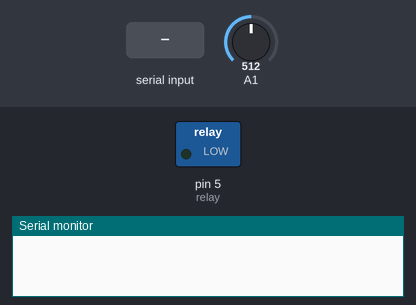
This sketch was run on a simulated Arduino Uno, built with avr-gcc and run on an emulated ATmega328P. Parts: switched loads named in the sketch (green lamp = pin HIGH), the last lines printed to the serial monitor. The inputs (shaded band) are chosen by the test bench; at power-on: A1 = 512.

Above: at 1.2 s.
1.3 s: "RelayON" received over the second serial link
At 3.5 s:
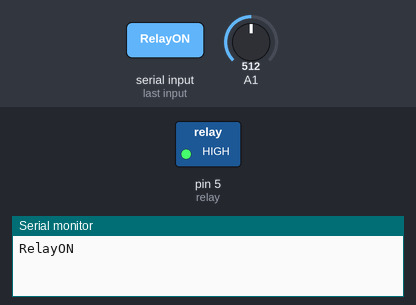
3.8 s: "RelayOFF" received over the second serial link
At 5.5 s:
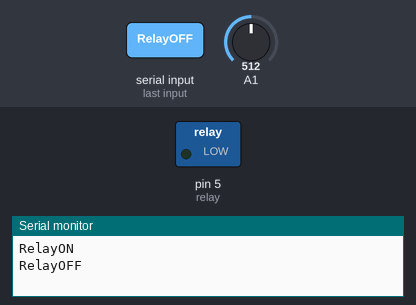
Timing chart, 0 to 7.0 s (numbered marks = the images above; inputs shaded):
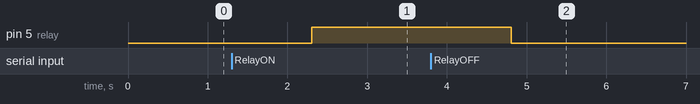

Measured:
- after the input at 1.3 s, pin 5 (relay): LOW → HIGH after 1.0 s
- after the input at 3.8 s, pin 5 (relay): HIGH → LOW after 1.0 s

The sketch:

arduino-serial-milis.ino
```cpp
#include <SoftwareSerial.h>

SoftwareSerial espSerial(12, 10);	//pin serial ke esp
String bufClient;
int relay = 5;
unsigned long previousMillis = 0;
const long interval = 60000;    	//nilai waktu (60 detik) untuk trigger lakukan sesuatu

void setup() {
  Serial.begin(115200);
  espSerial.begin(115200);
  pinMode(relay, OUTPUT);
}

void loop() {
  int Signal = analogRead(A1);
  unsigned long currentMillis = millis();		//get current millisecond
  if (espSerial.available()) {					//baca serial esp
    bufClient = "";
    while (espSerial.available()) {
      bufClient += espSerial.readString();      //kumpulin jadi satu
    }
  }
  if (bufClient > ""){    						//eksekusi
    Serial.println(bufClient);
	if (bufClient == "RelayON"){
		digitalWrite(relay, HIGH);
	}
	else if (bufClient == "RelayOFF"){
		digitalWrite(relay, LOW);
	}
    bufClient = "";
  }
  if ((currentMillis - previousMillis) >= interval) {	//jalanin sesuatu setiap 1 menit.
	  //post("NamaSensor","Nilai")
	  //post("Soil","99")
      String tipe = "post";
      String sensor = "Soil";
      String nilai = String(Signal);
      String f = tipe + "('" + sensor + "','" + nilai + "')";
      espSerial.println(f);
	  Serial.println("Sending value to ESP");
	  previousMillis = currentMillis;         			//set timer ke nilai terbaru

  }
  //Serial.println(Signal);
  delay(15);
}
```
